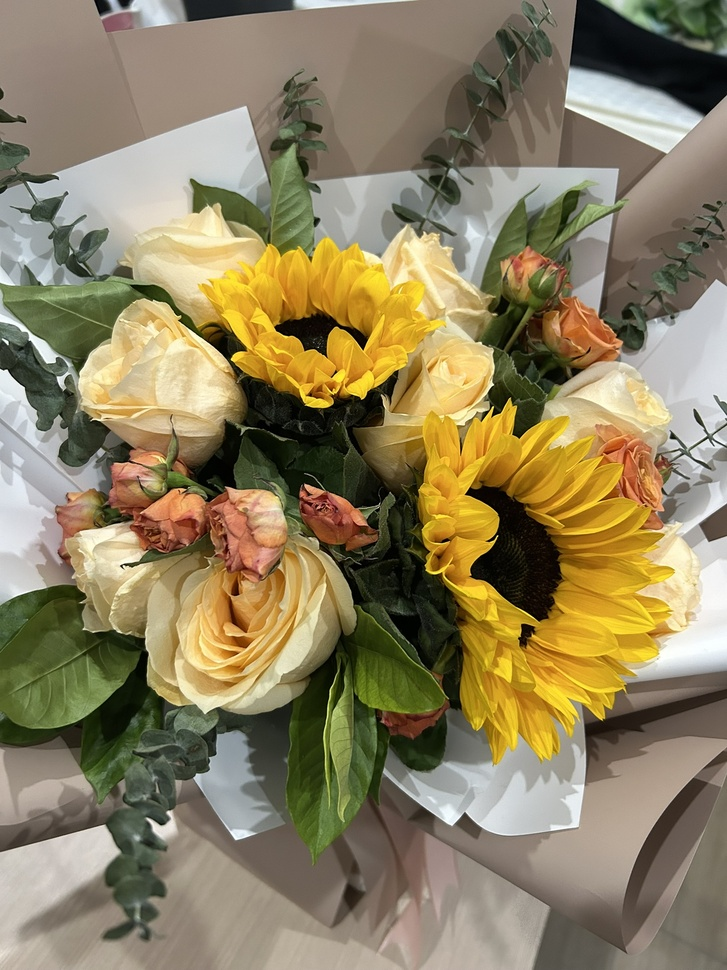
#> input picture Vision/Homework1/figures/example.jpg, 727 x 970 px, shrunk from 1536 x 2048 before the run
$ jupyter execute TaskC.ipynb
#> lines starting #> are read from the running program, lines starting #| are printed output that depends on the picture
## Task C

### Load the image

[cell 1]
from PIL import Image
import matplotlib.pyplot as plt
import numpy as np
import os

figures_dir = image_path = os.path.join("..", "figures")

image_path = os.path.join(figures_dir, "example.jpg")
I = Image.open(image_path).convert('L')  # 'L' means the gray scale
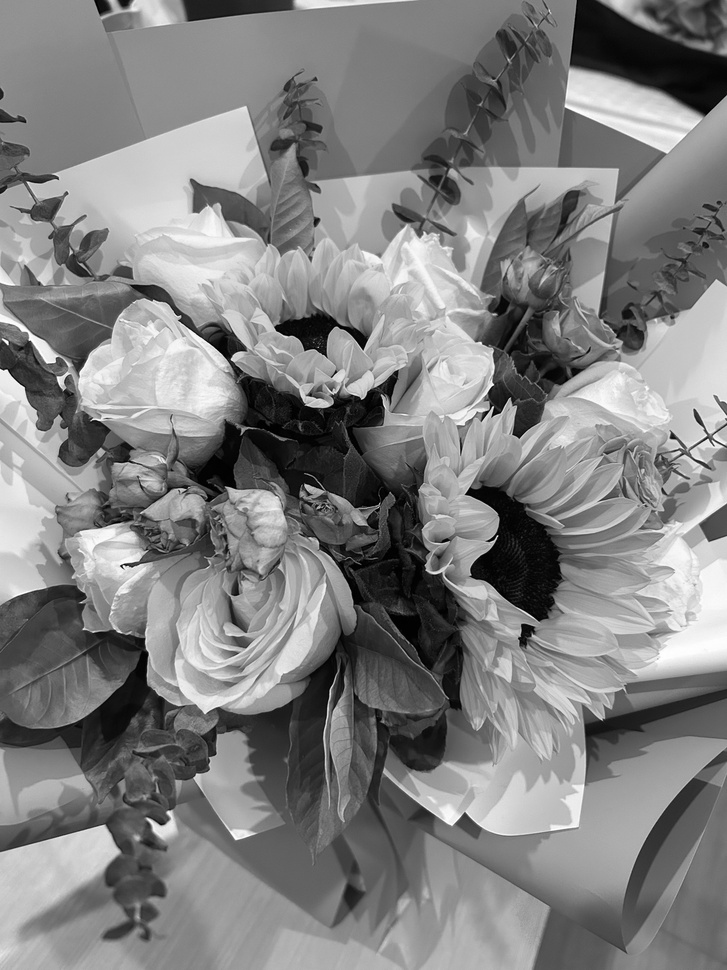
#> I: PIL image 727x970 L; min 0, max 255, mean 128.6

I_2d = np.array(I)
print("I_2d.shape: ", I_2d.shape)
#| I_2d.shape:  (970, 727)

plt.imshow(I_2d, cmap='gray')  # show the image
plt.axis('off')     # turn down the axis
plt.show()

### Function definition

[cell 2]
from math import exp
import numpy as np


def K(x,y,wc,ws,sc,ss):
    '''Gaussian kernel function'''
    x = x/2
    y = y/2
    return wc/(sc**2) * exp(-(x**2+y**2)/(2*(sc**2))) - ws/(ss**2) * exp(-(x**2+y**2)/(2*(ss**2)))
def get_kernel_DoG(wc,ws,sc,ss,size=None):
    '''Difference of Gaussian kernel (Discrete matrix)'''
#> called with wc = 11, ws = 10, sc = 1, ss = 5, size = 50
    if size is None:
        size = 6 * max(sc, ss)   # size of the kernel, cover [-3sigma, 3sigma]
    M = np.zeros((size, size))
    for i in range(size):
        y = size/2 - i
        for j in range(size):
            x = j - size/2
            M[i,j] += K(x,y,wc,ws,sc,ss)
    # Normalize the kernel
    # M = norm_matrix(M)
    return M

# [5 lines of commented-out code are left out]

### 1.1 How $K(x,y)$ change with each parameters

$$K(x, y) = \frac{w_c}{\sigma_c^2} \exp\left(-\frac{x^2 + y^2}{2\sigma_c^2}\right)
- \frac{w_s}{\sigma_s^2}\exp\left(-\frac{x^2 + y^2}{2\sigma_s^2}\right)$$

[cell 3]
wc,ws,sc,ss = 11,10,1,5
kernel = get_kernel_DoG(wc,ws,sc,ss,size=50)

plt.figure(figsize=(10, 4))


# 红蓝双极伪彩色（正值为兴奋，负值为抑制）
plt.subplot(1, 2, 2)
plt.imshow(kernel, cmap='bwr', vmax=1, vmin=-1)
plt.title(f"DoG kernel ($w_c$ ={wc}, $w_s$ = {ws}, $\\sigma_c$= {sc}, $\\sigma_s$={ss})")
plt.colorbar(fraction=0.046, pad=0.04)

plt.tight_layout()
plt.axis('off')
# plt.savefig(os.path.join(figures_dir, f"DoG_kernel_wc{wc}ws{ws}sc{sc}ss{ss}.pdf"), bbox_inches='tight', pad_inches=0.1)
plt.show()
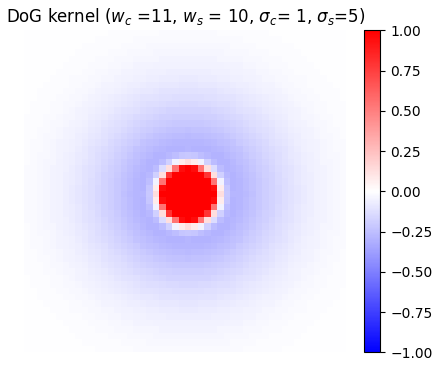
#> figure drawn by matplotlib, 2 panels

### 1.2 Compute the responses of the whole picture

[cell 4]
wc,ws,sc,ss = 11,10,1,5
M = get_kernel_DoG(wc,ws,sc,ss)

from scipy.signal import convolve2d
Response_map = convolve2d(I_2d, M, mode='same')
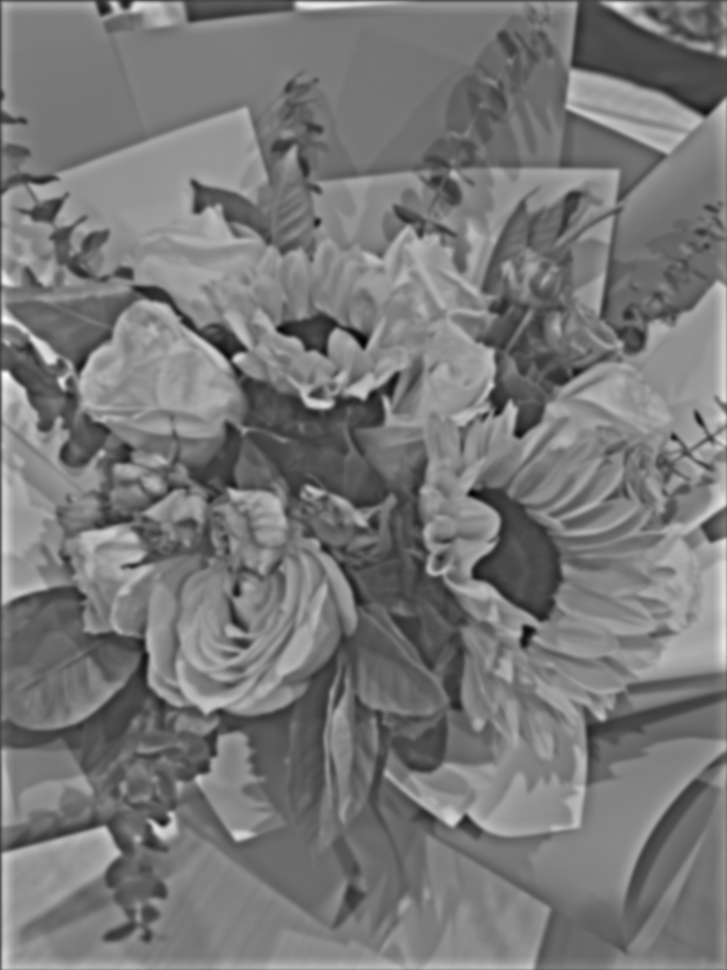
#> Response_map: shape (970, 727) float64; min -17017.6, max 43380, mean 11542.1; drawn with min black and max white

# Normolized for plot
Response_map_normolized = Response_map / np.max(np.abs(Response_map))

plt.imshow(Response_map_normolized, cmap='bwr', vmax=1, vmin=-1)
plt.axis("off")
plt.colorbar()
plt.title(f"Response map\n($w_c$ ={wc}, $w_s$ = {ws}, $\sigma_c$= {sc}, $\sigma_s$={ss})")
# plt.savefig(os.path.join(figures_dir, f"DoG_response_map_wc{wc}ws{ws}sc{sc}ss{ss}.pdf"), bbox_inches='tight', pad_inches=0.1)
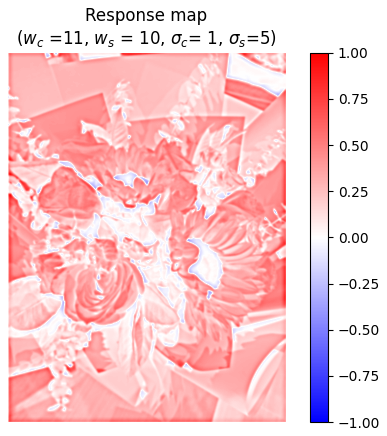
#> figure drawn by matplotlib, 2 panels

$ run again, with Vision/Homework1/figures/apple.jpg copied over Vision/Homework1/figures/example.jpg
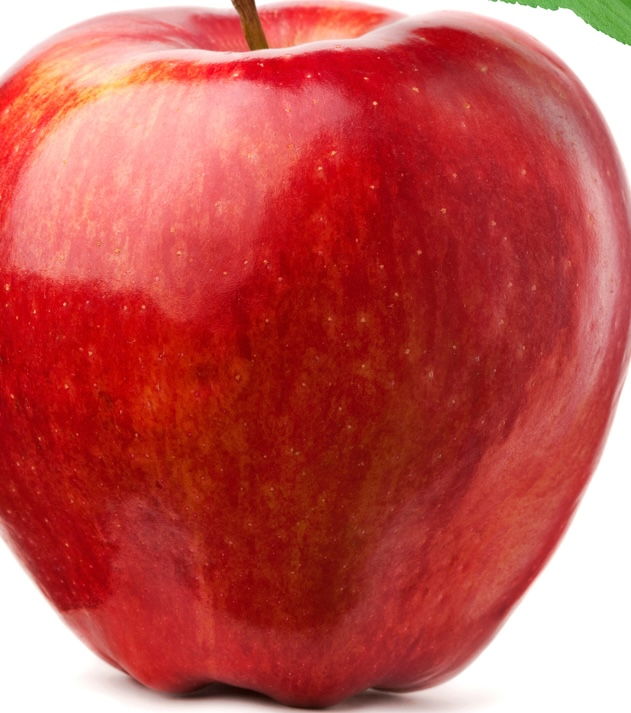
#> input picture Vision/Homework1/figures/apple.jpg, 631 x 713 px
#| I_2d.shape:  (713, 631)
#> `Response_map = convolve2d(I_2d, M, mode='same')`:
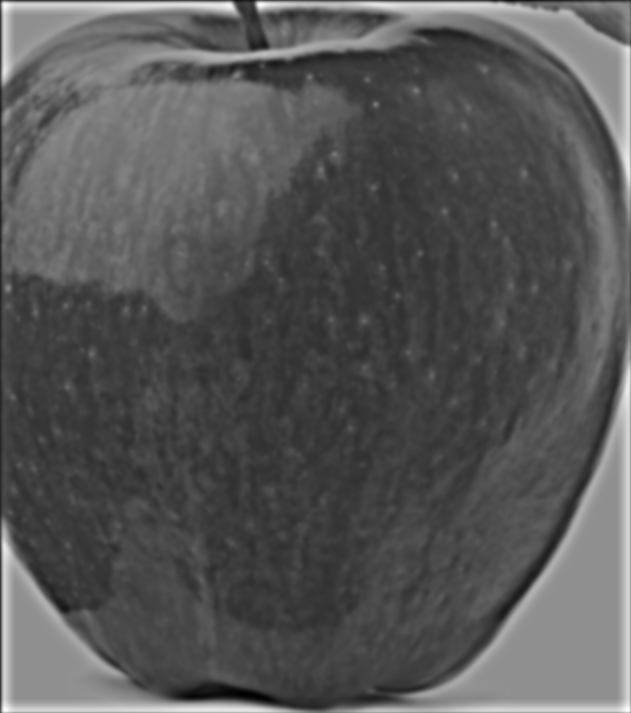
#> Response_map: shape (713, 631) float64; min -7787.1, max 45793.9, mean 10452.7; drawn with min black and max white
#> `[cell 4] wc,ws,sc,ss = 11,10,1,5 M = get_kernel_DoG(wc,ws,sc,ss)  from..`:
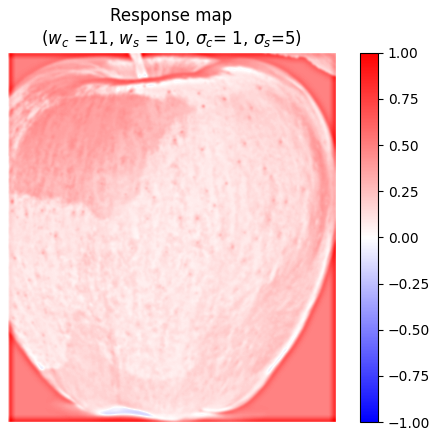
#> figure drawn by matplotlib, 2 panels

$ run again, with Vision/Homework1/figures/p1.jpg copied over Vision/Homework1/figures/example.jpg
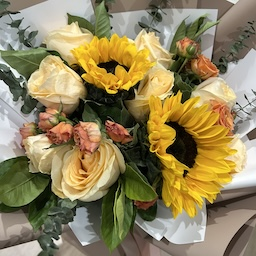
#> input picture Vision/Homework1/figures/p1.jpg, 256 x 256 px
#| I_2d.shape:  (256, 256)
#> `Response_map = convolve2d(I_2d, M, mode='same')`:
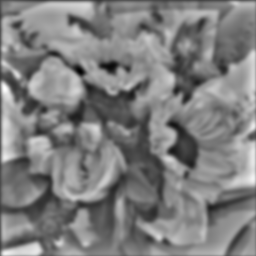
#> Response_map: shape (256, 256) float64; min -18451.3, max 42852, mean 12184.3; drawn with min black and max white
#> `[cell 4] wc,ws,sc,ss = 11,10,1,5 M = get_kernel_DoG(wc,ws,sc,ss)  from..`:
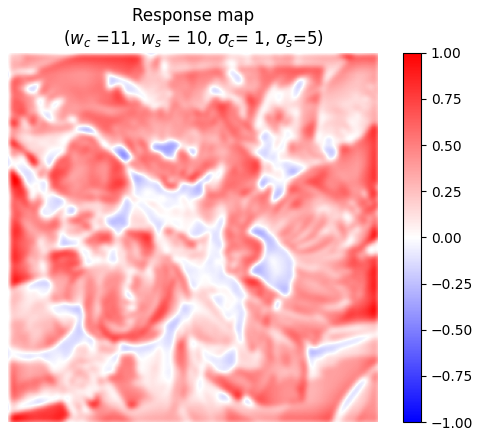
#> figure drawn by matplotlib, 2 panels
